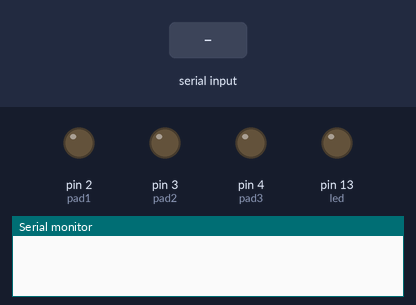
Bench run of a sketch on a simulated Arduino Uno, built with avr-gcc and run on an emulated ATmega328P. Parts: output pins drawn as LEDs (lit = HIGH), the last lines printed to the serial monitor. Inputs (shaded band) come from the test bench.

Above: at 1.2 s.
1.3 s: "(" received over Serial
At 2.2 s:
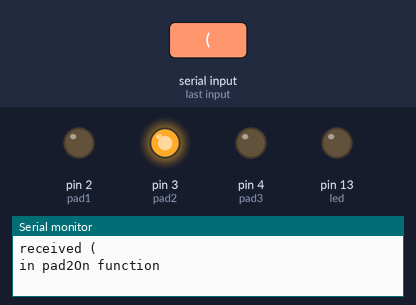
2.8 s: byte 32 (' ') received over Serial
At 3.3 s:
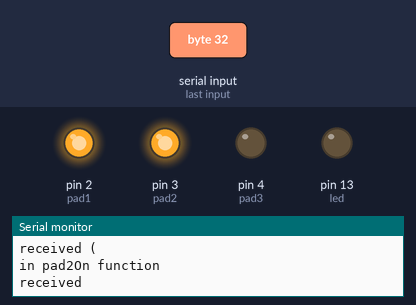
4.3 s: byte 48 ('0') received over Serial
At 5.5 s:
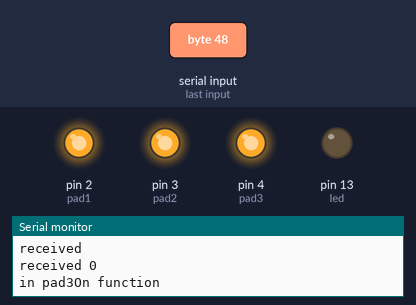
5.8 s: "!" received over Serial
At 6.8 s:
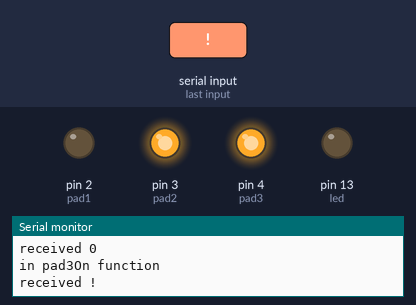
7.3 s: ")" received over Serial
At 7.9 s:
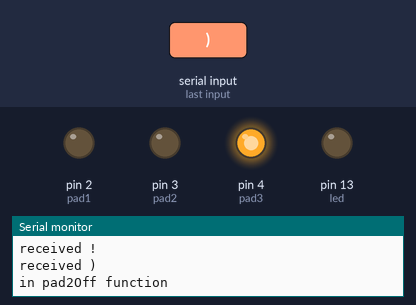
8.8 s: byte 32 (' ') received over Serial
At 9.1 s:
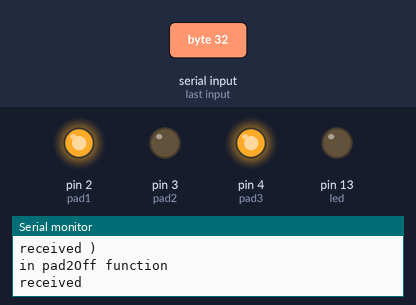
Timing chart, 0 to 11.3 s (numbered marks = the images above; inputs shaded):
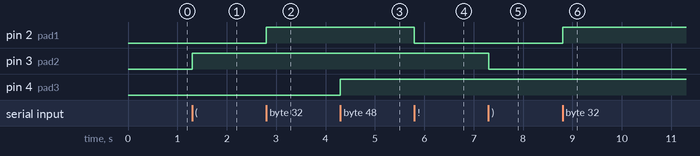

The sketch:

InductiveChargingPCComm.ino
```cpp
/* InductiveCharging

 Receives commands from a PC connected via USB serial connection, interprets the commands
 and, when needed, sends a response back to the PC

 Created Sept 2013
 by Jeff Thacker
 Last modified Oct 2013
*/

const int led =  13;      // the number of the onboard LED pin

// inputs and outputs for Charging Pad 1
const int pad1 = 2;          // output pin for Charging Pad 1 power relay
const int pad1Voltage = A0;  // analog input pin for Charging Pad 1 voltage measurement
const int pad1Current = A1;  // analog input pin for Charging Pad 1 current measurement

// inputs and outputs for Charging Pad 2
const int pad2 = 3;          // output pin for Charging Pad 2 power relay
const int pad2Voltage = A2;  // analog input pin for Charging Pad 2 voltage measurement
const int pad2Current = A3;  // analog imput pin for Charging Pad 2 current measurement

// inputs and outputs for Charging Pad 3
const int pad3 = 4;          // output pin for Charging Pad 3 power relay
const int pad3Voltage = A4;  // analog input pin for Charging Pad 3 voltage measurement
const int pad3Current = A5;  // analog input pin for Charging Pad 3 current measurement

//int serialData = 0;
char pcSerialData;       // the ~ character is being used to denote

/*
  Initialization routine runs on power up and reset
*/
void setup() {
  // set the digital pin as output:
  pinMode(led, OUTPUT);
  pinMode(pad1, OUTPUT);
  pinMode(pad2, OUTPUT);
  pinMode(pad3, OUTPUT);

  // open serial communication with the PC
  Serial.begin(9600);
}

/*
  Main loop
*/
void loop() {
  checkPCSerial();

}

/*
  Checks for input from the PC through the USB serial connection and takes
  any action given by the PC
*/
void checkPCSerial() {

  if (Serial.available()) {
    pcSerialData = Serial.read();
    Serial.print("received ");
    Serial.println(pcSerialData);
    // Serial.println();

    if (pcSerialData != '\0') {
      switch (pcSerialData) {
        case ' ':  // char ' ' turns on Charging Pad 1
          pad1On();
          break;
        case '!':  // char '!' turns off Charging Pad 1
          pad1Off();
          break;
        case '"':  // char '"' gets Charging Pad 1 voltage reading
          pad1GetVoltage();
          break;
        case '#':  // char '#' gets Charging Pad 1 current reading
          pad1GetCurrent();
          break;
        case '$':  // char '$' gets Charging Pad 1 color sensor reading
          pad1GetColor();
          break;
        case '%':  // char '%' turns on Charging Pad 1 color sensor LED
          pad1ColorLEDOn();
          break;
        case '&':  // char '&' turns off Charging Pad 1 color sensor LED
          pad1ColorLEDOff();
          break;
        case '\'':  // char ''' calibrates Charging Pad 1 color sensor
          pad1ColorCalibrate();
          break;
        case '(':  // char '(' turns on Charging Pad 2
          pad2On();
          break;
        case ')':  // char ')' turns off Charging Pad 2
          pad2Off();
          break;
        case '*':  // char '*' gets Charging Pad 2 voltage reading
          pad2GetVoltage();
          break;
        case '+':  // char '+' gets Charging Pad 2 current reading
          pad2GetCurrent();
          break;
        case ',':  // char ',' gets Charging Pad 2 color sensor reading
          pad2GetColor();
          break;
        case '-':  // char '-' turns on Charging Pad 2 color sensor LED
          pad2ColorLEDOn();
          break;
        case '.':  // char '.' turns off Charging Pad 2 color sensor LED
          pad2ColorLEDOff();
          break;
        case '/':  // char '/' calibrates Charging Pad 2 color sensor
          pad2ColorCalibrate();
          break;
        case '0':  // char '0' turns on Charging Pad 3
          pad3On();
          break;
        case '1':  // char '1' turns off Charging Pad 3
          pad3Off();
          break;
        case '2':  // char '2' gets Charging Pad 3 voltage reading
          pad3GetVoltage();
          break;
        case '3':  // char '3' gets Charging Pad 3 current reading
          pad3GetCurrent();
          break;
        case '4':  // char '4' gets Charging Pad 3 color sensor reading
          pad3GetColor();
          break;
        case '5':  // char '5' turns on Charging Pad 3 color sensor LED
          pad3ColorLEDOn();
          break;
        case '6':  // char '6' turns off Charging Pad 3 color sensor LED
          pad3ColorLEDOff();
          break;
        case '7':  // char '7' calibrates Charging Pad 3 color sensor
          pad3ColorCalibrate();
          break;
        default:
          break;
      }
    }
  }
}


////////////////////////////////////////////////
// BEGIN COMMAND FUNCTIONS FOR CHARGING PAD 1 //
////////////////////////////////////////////////

/*
  Turns on Charging Pad 1 power
*/
void pad1On() {
  //Serial.println("in pad1On function");
  digitalWrite(pad1, HIGH);
}

/*
  Turns off Charging Pad 1 power
*/
void pad1Off() {
  //Serial.println("in pad1Off function");
  digitalWrite(pad1, LOW);
}

/*
  Gets the Charging Pad 1 voltage measurement and sends it to the PC
*/
void pad1GetVoltage() {
  Serial.println(analogRead(pad1Voltage));
}

/*
  Gets the Charging Pad 1 current measurement and sends it to the PC
*/
void pad1GetCurrent() {
  Serial.println(analogRead(pad1Current));
}

/*
  Gets the Charging Pad 1 color sensor measurement and sends it to the PC
*/
void pad1GetColor() {

}

/*
  Turns the Charging Pad 1 color sensor LED on
*/
void pad1ColorLEDOn() {

}

/*
  Turns the Charging Pad 1 color sensor LED off
*/
void pad1ColorLEDOff() {

}

/*
  Calibrates the Charging Pad 1 color sensor
*/
void pad1ColorCalibrate() {

}


////////////////////////////////////////////////
// BEGIN COMMAND FUNCTIONS FOR CHARGING PAD 2 //
////////////////////////////////////////////////

/*
  Turn on Charging Pad 2 power
*/
void pad2On() {
  Serial.println("in pad2On function");
  digitalWrite(pad2, HIGH);
}

/*
  Turn off Charging Pad 2 power
*/
void pad2Off() {
  Serial.println("in pad2Off function");
  digitalWrite(pad2, LOW);
}

/*
  Get the Charging Pad 2 voltage measurement and sends it to the PC
*/
void pad2GetVoltage() {
  Serial.println(analogRead(pad2Voltage));
}

/*
  Gets the Charging Pad 2 current measurement and sends it to the PC
*/
void pad2GetCurrent() {
  Serial.println(analogRead(pad2Current));
}

/*
  Gets the Charging Pad 2 color sensor measurement and sends it to the PC
*/
void pad2GetColor() {

}

/*
  Turns the Charging Pad 2 color sensor LED on
*/
void pad2ColorLEDOn() {

}

/*
  Turns the Charging Pad 2 color sensor LED off
*/
void pad2ColorLEDOff() {

}

/*
  Calibrates the charging Pad 2 color sensor
*/
void pad2ColorCalibrate() {

}


////////////////////////////////////////////////
// BEGIN COMMAND FUNCTIONS FOR CHARGING PAD 3 //
////////////////////////////////////////////////

/*
  Turn on Charging Pad 3
*/
void pad3On() {
  Serial.println("in pad3On function");
  digitalWrite(pad3, HIGH);
}

/*
  Turn off Charging Pad 3
*/
void pad3Off() {
  Serial.println("in pad3Off function");
  digitalWrite(pad3, LOW);
}

/*
  Gets the Charging Pad 3 voltage measurement and sends it to the PC
*/
void pad3GetVoltage() {
  Serial.println(analogRead(pad3Voltage));
}

/*
  Gets the Charging Pad 3 current measurement and sends it to the PC
*/
void pad3GetCurrent() {
  Serial.println(analogRead(pad3Current));
}

/*
  Gets the Charging Pad 3 color sensor and sends it to the PC
*/
void pad3GetColor() {

}

/*
  Turns on the Charging Pad 3 color sensor LED
*/
void pad3ColorLEDOn() {

}

/*
  Turns off the Charging Pad 3 color sensor LED
*/
void pad3ColorLEDOff() {

}

/*
  Calibrates the Charging Pad 3 color sensor
*/
void pad3ColorCalibrate() {

}
```

Measured:
- after the input at 1.3 s, pin 3 (pad2): LOW → HIGH at once
- after the input at 2.8 s, pin 2 (pad1): LOW → HIGH at once
- after the input at 4.3 s, pin 4 (pad3): LOW → HIGH at once
- after the input at 5.8 s, pin 2 (pad1): HIGH → LOW at once
- after the input at 7.3 s, pin 3 (pad2): HIGH → LOW at once
- after the input at 8.8 s, pin 2 (pad1): LOW → HIGH at once
